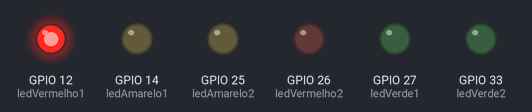
Bench run of a sketch on a simulated ESP32. On the bench: output pins drawn as LEDs (lit = HIGH).

Above: at 0.5 s.
At 3.5 s:
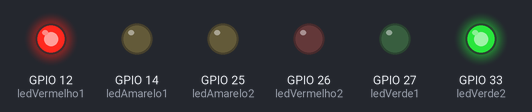
At 7.0 s:
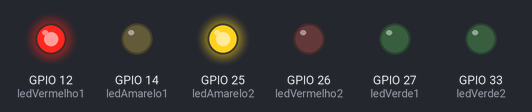
At 8.5 s:
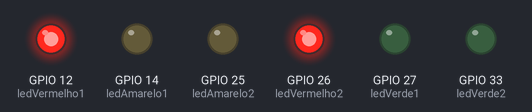
At 11.5 s:
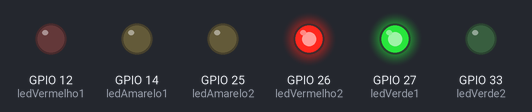
At 15.0 s:
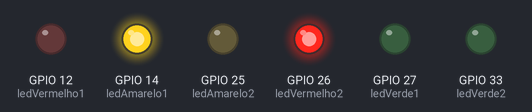
Timing chart, 0 to 20.8 s (numbered marks = the images above):
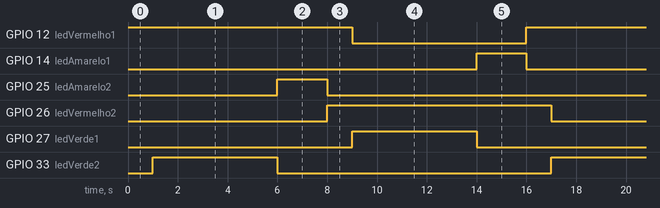

The sketch:

Simple-TrafficLight.ino
```cpp
#include <Arduino.h>

// Define as portas dos LEDs no ESP32
// Semáforo 1
const int ledVermelho1 = 12; // LED vermelho (Pare)
const int ledAmarelo1 = 14; // LED Amarelo (Atenção)
const int ledVerde1 = 27; // LED Verde (Siga)

// Semáforo 2
const int ledVermelho2 = 26; //LED vermelho (Pare)
const int ledAmarelo2 = 25; // LED Amarelo (Atenção)
const int ledVerde2 = 33; // LED Verde (Siga)


// Função de configuração principal
void setup(){
  // Configura as portas como saídas
  //Semáforo1
  pinMode(ledVermelho1, OUTPUT);
  pinMode(ledAmarelo1, OUTPUT);
  pinMode(ledVerde1, OUTPUT);

  //Semáforo2
  pinMode(ledVermelho2, OUTPUT);
  pinMode(ledAmarelo2, OUTPUT);
  pinMode(ledVerde2, OUTPUT);
}

// Função do loop , onde a aplicação funciona
void loop(){
  // Liga led vermelho do semáforo 1
  digitalWrite(ledVermelho1, HIGH);
  digitalWrite(ledAmarelo1, LOW);
  digitalWrite(ledVerde1, LOW);

  delay(1000); // Espera 1 segundo

  //Liga led Verde semáforo 2
  digitalWrite(ledVermelho2, LOW);
  digitalWrite(ledAmarelo2, LOW);
  digitalWrite(ledVerde2, HIGH);

  delay(5000); // Espera 5 segundos

  // Liga led amarelo semáforo 2
  digitalWrite(ledVermelho2, LOW);
  digitalWrite(ledAmarelo2, HIGH);
  digitalWrite(ledVerde2, LOW);

  delay(2000); // Espera 2 segundos

  // Liga Led vermelho semáforo 2
  digitalWrite(ledVermelho2, HIGH);
  digitalWrite(ledAmarelo2, LOW);
  digitalWrite(ledVerde2, LOW);

  delay(1000); // Espera 1 segundo

  //Liga led Verde semáforo 1
  digitalWrite(ledVermelho1, LOW);
  digitalWrite(ledAmarelo1, LOW);
  digitalWrite(ledVerde1, HIGH);

  delay(5000); //Espera 5 segundos

  // Liga led amarelo semáforo 1
  digitalWrite(ledVermelho1, LOW);
  digitalWrite(ledAmarelo1, HIGH);
  digitalWrite(ledVerde1, LOW);

  delay(2000); // Espera 2 segundos
}
```

Measured:
- by itself, GPIO 12 (ledVermelho1), GPIO 26 (ledVermelho2): alternates HIGH for 9.0 s and LOW for 7.0 s
- by itself, GPIO 14 (ledAmarelo1), GPIO 25 (ledAmarelo2): alternates HIGH for 2.0 s and LOW for 14.0 s
- by itself, GPIO 27 (ledVerde1), GPIO 33 (ledVerde2): alternates HIGH for 5.0 s and LOW for 11.0 s
